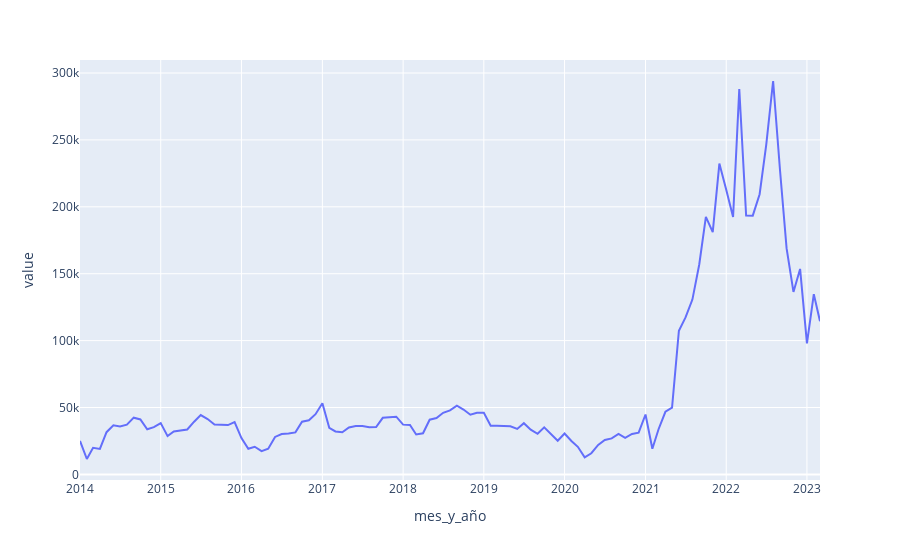

The notebook cell this image was saved under:
### Code cell
fig1 = px.line(df_mes, x = "mes_y_año", y = "value", line_group = None)
fig1.show()
